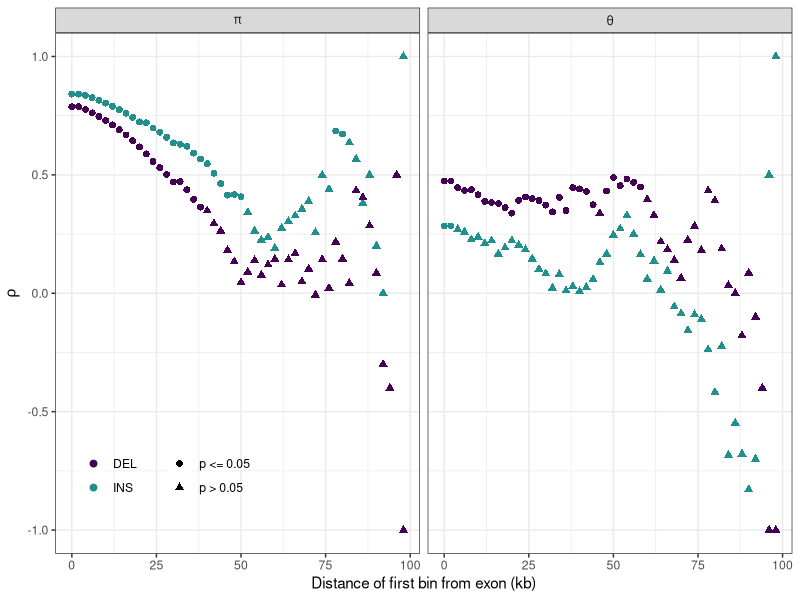

Here is the R script that generated this plot:
library(ggplot2)
library(gridExtra)
library(gtools)
library(viridis)

# getting theta anavar data estimates into shape

theta_data = read.csv('gt_nc_v_ar_2kb_wind_cds.results.csv')
window_size = 2

theta_data$bin = factor(theta_data$bin, levels=mixedsort(as.character(subset(theta_data, sel_type=='sel' & var_type=='ins')$bin)))
theta_data$distance = as.numeric(theta_data$bin) * window_size
theta_data = subset(theta_data, sel_type=='sel', select=c('theta', 'var_type', 'distance'))

theta_cors = NULL
str(theta_data)

# getting pi estimates into shape

sum_file = read.delim('gt_prox_summary_stats.txt')
call_file = read.delim('gt_prox_call.txt')

pi_data = cbind(sum_file, call_file)
pi_data[7] = NULL
pi_data[7] = NULL

pi_data$dist = as.numeric(sapply(strsplit(as.character(pi_data$category), 'bin'), "[[", 2)) * 2

pi_data$pi_per_site = pi_data$pi / pi_data$callable

pi_data = subset(pi_data, variation == 'DEL' | variation == 'INS', select=c('pi_per_site', 'variation', 'dist'))
colnames(pi_data) <- c('theta', 'var_type', 'distance')
pi_data$var_type = as.factor(tolower(pi_data$var_type))
str(pi_data)

for(data in c('theta', 'pi')){

    if(data == 'theta'){target_set=theta_data}else{target_set=pi_data}

    for(variant in c('ins', 'del')){

        var_data = subset(target_set, var_type==variant)

        for(i in 1:length(var_data$theta)-1){

            trimmed_set = var_data[i:length(var_data$theta),]

            test = cor.test(as.numeric(trimmed_set$theta), trimmed_set$distance, method='spearman', exact=NULL)
            p = test$p.value
            rho = test$estimate
            if(p > 0.05){
                sig = 'p > 0.05'
            }else{
                sig = 'p <= 0.05'}

            out_row = c(i * window_size, p, rho, variant, sig, data)
            theta_cors = rbind(theta_cors, out_row)
        }
    }
}
theta_cors = as.data.frame(theta_cors)
colnames(theta_cors) = c('min_dist', 'p', 'rho', 'var_type', 'p_cat', 'param')

pal = viridis(n=3)[1:3]

theta_plot = ggplot(theta_cors, aes(x=as.numeric(as.character(min_dist)), y=as.numeric(as.character(rho)), colour=toupper(var_type), shape=p_cat)) +
      geom_point(stat='identity', size = 2) +
      theme_bw() +
      #xlim(0,10000)+
      ylab(expression(rho))  + xlab('Distance of first bin from exon (kb)') +
      facet_wrap(~param, nrow=1, labeller=label_parsed) +
      theme(legend.title = element_blank(), legend.position = c(0.15, 0.15),
            legend.background = element_blank(), legend.box = "horizontal") +
      scale_colour_manual(values=pal)


pdf(file='theta_cor_power.pdf', width=6, height=3)

theta_plot

dev.off()
#
# #sum stats plot
# sum_file = read.delim('../gene_proximity_analyses/gt_prox_summary_stats.txt')
# call_file = read.delim('../gene_proximity_analyses/gt_prox_call.txt')
#
# all_data = cbind(sum_file, call_file)
# all_data[7] = NULL
# all_data[7] = NULL
#
# all_data$dist = as.numeric(sapply(strsplit(as.character(all_data$category), 'bin'), "[[", 2)) * 2
#
# all_data$pi_per_site = all_data$pi / all_data$callable
#
# ins_theta = subset(all_data, variation == 'INS', select=c(category, pi_per_site, dist))
# colnames(ins_theta) = c('bin', 'ins_theta', 'distance')
#
# cor.test(as.numeric(ins_theta$ins_theta), ins_theta$distance, method='spearman', exact=NULL)
#
# del_theta = subset(all_data, variation == 'DEL', select=c(category, pi_per_site, dist))
# colnames(del_theta) = c('bin', 'del_theta', 'distance')
#
# cor.test(as.numeric(del_theta$del_theta), del_theta$distance, method='spearman', exact=NULL)
#
# rdi_data = as.data.frame(cbind(ins_theta, del_theta$del_theta))
# rdi_data$rdi = rdi_data$del_theta / rdi_data$ins_theta
#
# cor.test(as.numeric(rdi_data$rdi), as.numeric(rdi_data$bin), method='spearman', exact=NULL)
#
# theta_plot = ggplot(subset(all_data, variation!='SNP' & variation!='INDEL'), aes(x=dist, y=pi_per_site, colour=variation)) +
#       geom_point(stat='identity', size = 2) +
#       theme_bw() +
#       geom_smooth(method='lm', se=FALSE)+
#       #xlim(0,10000)+
#       ylab(expression(pi))  + xlab('Distance from exons (kb)') +
#       theme(legend.title = element_blank(), legend.position = c(0.15, 0.8), legend.background = element_blank()) +
#       scale_colour_manual(values=pal)
#
# # gamma_plot = ggplot(subset(all_data, variation!='SNP' & variation!='INDEL'), aes(x=dist, y=tajD, colour=variation)) +
# #       geom_point(stat='identity', size = 2) +
# #       theme_bw() +
# #       #xlim(0,10000)+
# #       ylab("Tajima's D")  + xlab('Distance from CDS (kb)') +
# #       theme(legend.title = element_blank(), legend.position = 'none', legend.background = element_blank())
# #
# # rdi_plot = ggplot(rdi_data, aes(x=distance, y=rdi)) +
# #       geom_point(stat='identity', size = 2) +
# #       theme_bw() +
# #       #xlim(0,10000)+
# #       geom_smooth(method='lm') +
# #       ylab('rDI')  + xlab('Distance from CDS (kb)')
#
# pdf('linked_sel_pi.pdf', width=3, height=3)
#
# theta_plot
#
# dev.off()
#
# pdf('dist_gamma_plot.pdf', width=3, height=3)
#
# gamma_plot
#
# dev.off()
#
#
